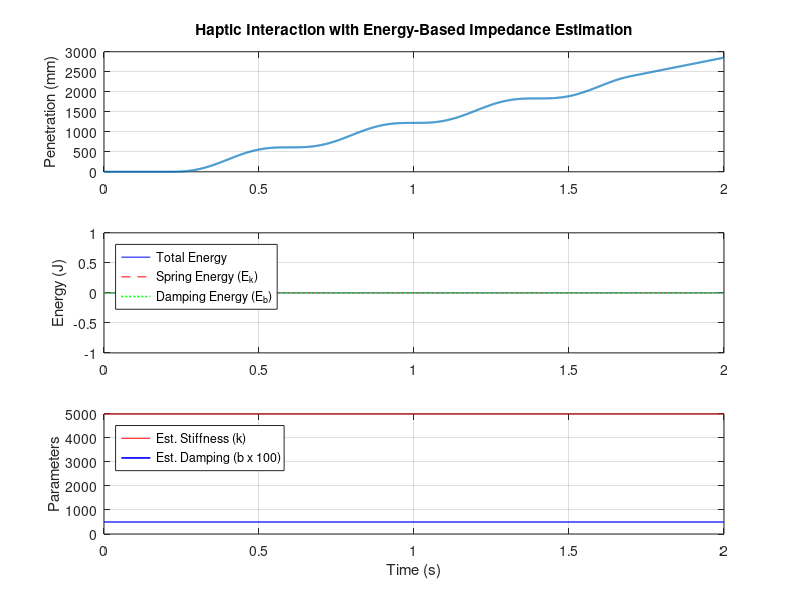

The MATLAB source for this figure:
% Reverse-Engineered Energy-Based Impedance Estimator in MATLAB
% Evaluates total haptic energy components and updates k and b dynamically

clear; clc; close all;

%% Simulation Parameters
dt = 0.001;          % Sampling period (s)
T_total = 2.0;       % Total simulation time (s)
N_steps = round(T_total / dt);

% System & Environment Parameters
m = 0.5;             % Device mass (kg)
x_wall = 0.0;        % Wall position (m)

% True target environment values to be reverse-engineered
k_true = 10000;      % True stiffness (N/m)
b_true = 20;         % True damping (Ns/m)

% Preallocation
t = zeros(N_steps, 1);
x = zeros(N_steps, 1);
v = zeros(N_steps, 1);
F_h = zeros(N_steps, 1);
E_spring = zeros(N_steps, 1);
E_damping = zeros(N_steps, 1);
E_total = zeros(N_steps, 1);

% Estimated parameters initialized adaptively
k_est = zeros(N_steps, 1);
b_est = zeros(N_steps, 1);
k_est(1) = 5000;     % Initial guess for stiffness
b_est(1) = 5;        % Initial guess for damping

%% Main Simulation Loop
for n = 2:N_steps
    t(n) = (n - 1) * dt;
    
    % Human interaction force profile
    if t(n) > 0.2 && t(n) < 1.7
        F_h(n) = 12 * sin(2 * pi * 2.5 * (t(n) - 0.2));
    else
        F_h(n) = 0;
    end
    
    % Penetration distance into the virtual wall
    x_err = x(n-1) - x_wall;
    
    if x_err < 0
        % Actual physical interaction force generated by true parameters
        F_wall = -k_true * x_err - b_true * v(n-1);
    else
        F_wall = 0;
    end
    
    % Plant Dynamics Update
    accel = (F_h(n) - F_wall) / m;
    v(n) = v(n-1) + accel * dt;
    x(n) = x(n-1) + v(n) * dt;
    
    % --- ENERGY DECOMPOSITION ---
    if x_err < 0
        % Potential energy stored in the virtual spring: E_k = 0.5 * k * x^2
        E_spring(n) = 0.5 * k_est(n-1) * (x_err^2);
        
        % Dissipated energy term integrated over time: E_b = integral(b * v^2) dt
        dE_damping = b_est(n-1) * (v(n)^2) * dt;
        E_damping(n) = E_damping(n-1) + dE_damping;
    else
        E_spring(n) = 0;
        E_damping(n) = E_damping(n-1); % Hold energy state outside wall
    end
    
    % Total Tracked System Energy
    E_total(n) = E_spring(n) + E_damping(n);
    
    % --- REVERSE ENGINEERING / PARAMETER ADAPTATION ---
    % Update estimates based on energy error feedback loops
    if x_err < 0 && abs(x_err) > 1e-4
        % Reverse-engineer stiffness from potential energy constraint: k = 2 * E_k / x^2
        k_error = (-F_wall - (-k_est(n-1)*x_err - b_est(n-1)*v(n-1))); 
        
        % Gradient adaptation rules for stiffness and damping estimates
        k_est(n) = max(0, k_est(n-1) + 0.5 * k_error * x_err * dt);
        b_est(n) = max(0, b_est(n-1) + 0.1 * k_error * v(n) * dt);
    else
        k_est(n) = k_est(n-1);
        b_est(n) = b_est(n-1);
    end
end

%% Plotting Results
figure('Name', 'Reverse-Engineered Energy and Impedance Estimator', 'Position', [100, 100, 900, 700]);

subplot(3, 1, 1);
plot(t, x * 1e3, 'LineWidth', 1.5);
ylabel('Penetration (mm)');
title('Haptic Interaction with Energy-Based Impedance Estimation');
grid on;

subplot(3, 1, 2);
plot(t, E_total, 'b', t, E_spring, 'r--', t, E_damping, 'g:', 'LineWidth', 1.2);
legend('Total Energy', 'Spring Energy (E_k)', 'Damping Energy (E_b)', 'Location', 'NorthWest');
ylabel('Energy (J)');
grid on;

subplot(3, 1, 3);
plot(t, k_est, 'r', t, b_est * 100, 'b', 'LineWidth', 1.2); % scaled b for visibility
legend('Est. Stiffness (k)', 'Est. Damping (b x 100)', 'Location', 'NorthWest');
xlabel('Time (s)');
ylabel('Parameters');
grid on;
